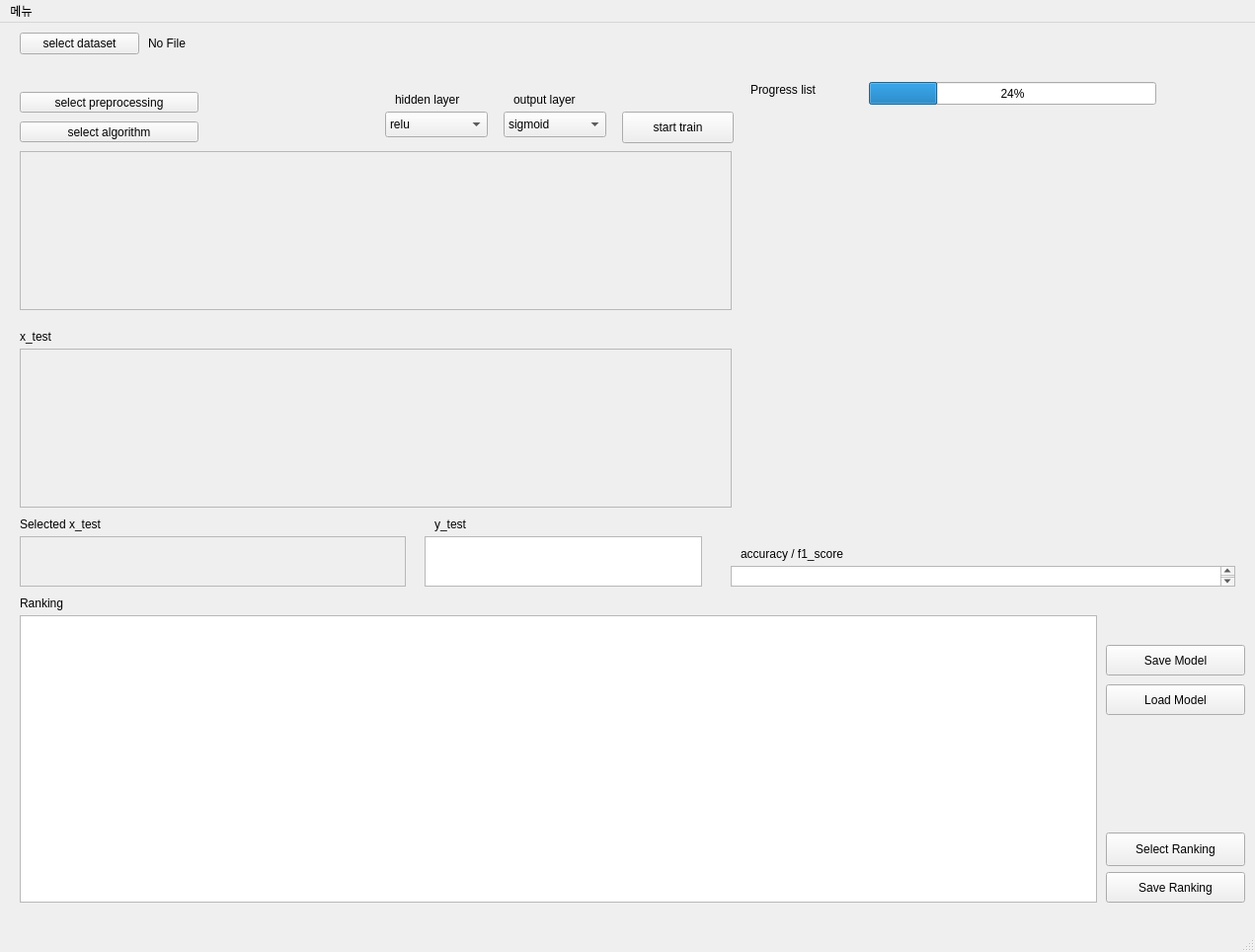
<?xml version="1.0" encoding="UTF-8"?>
<ui version="4.0">
 <class>MainWindow</class>
 <widget class="QMainWindow" name="MainWindow">
  <property name="geometry">
   <rect>
    <x>0</x>
    <y>0</y>
    <width>1271</width>
    <height>964</height>
   </rect>
  </property>
  <property name="windowTitle">
   <string>MainWindow</string>
  </property>
  <widget class="QWidget" name="centralwidget">
   <widget class="QTableWidget" name="RankingTable">
    <property name="geometry">
     <rect>
      <x>20</x>
      <y>600</y>
      <width>1091</width>
      <height>291</height>
     </rect>
    </property>
   </widget>
   <widget class="QLabel" name="label">
    <property name="geometry">
     <rect>
      <x>20</x>
      <y>580</y>
      <width>71</width>
      <height>16</height>
     </rect>
    </property>
    <property name="text">
     <string>Ranking</string>
    </property>
   </widget>
   <widget class="QToolButton" name="Database_select_button">
    <property name="geometry">
     <rect>
      <x>20</x>
      <y>10</y>
      <width>121</width>
      <height>22</height>
     </rect>
    </property>
    <property name="text">
     <string>select dataset</string>
    </property>
   </widget>
   <widget class="QToolButton" name="Preprocessing_select_button">
    <property name="geometry">
     <rect>
      <x>20</x>
      <y>70</y>
      <width>181</width>
      <height>21</height>
     </rect>
    </property>
    <property name="text">
     <string>select preprocessing</string>
    </property>
   </widget>
   <widget class="QToolButton" name="Algorithm_select_button">
    <property name="geometry">
     <rect>
      <x>20</x>
      <y>100</y>
      <width>181</width>
      <height>21</height>
     </rect>
    </property>
    <property name="text">
     <string>select algorithm</string>
    </property>
   </widget>
   <widget class="QLabel" name="dataset_path_label">
    <property name="geometry">
     <rect>
      <x>20</x>
      <y>36</y>
      <width>621</width>
      <height>20</height>
     </rect>
    </property>
    <property name="text">
     <string/>
    </property>
   </widget>
   <widget class="QPushButton" name="load_model_button">
    <property name="geometry">
     <rect>
      <x>1120</x>
      <y>670</y>
      <width>141</width>
      <height>31</height>
     </rect>
    </property>
    <property name="text">
     <string>Load Model</string>
    </property>
   </widget>
   <widget class="QLabel" name="dataset_filename_label">
    <property name="geometry">
     <rect>
      <x>150</x>
      <y>10</y>
      <width>111</width>
      <height>21</height>
     </rect>
    </property>
    <property name="text">
     <string>No File</string>
    </property>
   </widget>
   <widget class="QScrollArea" name="dataset_scrollarea">
    <property name="geometry">
     <rect>
      <x>20</x>
      <y>130</y>
      <width>721</width>
      <height>161</height>
     </rect>
    </property>
    <property name="widgetResizable">
     <bool>true</bool>
    </property>
    <widget class="QWidget" name="scrollAreaWidgetContents">
     <property name="geometry">
      <rect>
       <x>0</x>
       <y>0</y>
       <width>719</width>
       <height>159</height>
      </rect>
     </property>
    </widget>
   </widget>
   <widget class="QScrollArea" name="x_test_scrollarea">
    <property name="geometry">
     <rect>
      <x>20</x>
      <y>330</y>
      <width>721</width>
      <height>161</height>
     </rect>
    </property>
    <property name="widgetResizable">
     <bool>true</bool>
    </property>
    <widget class="QWidget" name="scrollAreaWidgetContents_2">
     <property name="geometry">
      <rect>
       <x>0</x>
       <y>0</y>
       <width>719</width>
       <height>159</height>
      </rect>
     </property>
    </widget>
   </widget>
   <widget class="QScrollArea" name="x_test_scrollarea_2">
    <property name="geometry">
     <rect>
      <x>20</x>
      <y>520</y>
      <width>391</width>
      <height>51</height>
     </rect>
    </property>
    <property name="widgetResizable">
     <bool>true</bool>
    </property>
    <widget class="QWidget" name="scrollAreaWidgetContents_3">
     <property name="geometry">
      <rect>
       <x>0</x>
       <y>0</y>
       <width>389</width>
       <height>49</height>
      </rect>
     </property>
    </widget>
   </widget>
   <widget class="QLabel" name="label_2">
    <property name="geometry">
     <rect>
      <x>20</x>
      <y>500</y>
      <width>101</width>
      <height>16</height>
     </rect>
    </property>
    <property name="text">
     <string>Selected x_test</string>
    </property>
   </widget>
   <widget class="QProgressBar" name="progressBar">
    <property name="geometry">
     <rect>
      <x>880</x>
      <y>60</y>
      <width>291</width>
      <height>23</height>
     </rect>
    </property>
    <property name="value">
     <number>24</number>
    </property>
   </widget>
   <widget class="QTextBrowser" name="accuracy_f1score">
    <property name="geometry">
     <rect>
      <x>740</x>
      <y>550</y>
      <width>511</width>
      <height>21</height>
     </rect>
    </property>
   </widget>
   <widget class="QLabel" name="label_5">
    <property name="geometry">
     <rect>
      <x>750</x>
      <y>530</y>
      <width>121</width>
      <height>16</height>
     </rect>
    </property>
    <property name="text">
     <string>accuracy / f1_score</string>
    </property>
   </widget>
   <widget class="QLabel" name="label_6">
    <property name="geometry">
     <rect>
      <x>440</x>
      <y>500</y>
      <width>60</width>
      <height>16</height>
     </rect>
    </property>
    <property name="text">
     <string>y_test</string>
    </property>
   </widget>
   <widget class="QTextBrowser" name="y_test_textBrowser">
    <property name="geometry">
     <rect>
      <x>430</x>
      <y>520</y>
      <width>281</width>
      <height>51</height>
     </rect>
    </property>
   </widget>
   <widget class="QPushButton" name="train_button">
    <property name="geometry">
     <rect>
      <x>630</x>
      <y>90</y>
      <width>113</width>
      <height>32</height>
     </rect>
    </property>
    <property name="text">
     <string>start train</string>
    </property>
   </widget>
   <widget class="QComboBox" name="hidden_layer_select">
    <property name="geometry">
     <rect>
      <x>390</x>
      <y>90</y>
      <width>104</width>
      <height>26</height>
     </rect>
    </property>
    <item>
     <property name="text">
      <string>relu</string>
     </property>
    </item>
    <item>
     <property name="text">
      <string>sigmoid</string>
     </property>
    </item>
   </widget>
   <widget class="QComboBox" name="output_layer_select">
    <property name="geometry">
     <rect>
      <x>510</x>
      <y>90</y>
      <width>104</width>
      <height>26</height>
     </rect>
    </property>
    <item>
     <property name="text">
      <string>sigmoid</string>
     </property>
    </item>
    <item>
     <property name="text">
      <string>softmax</string>
     </property>
    </item>
    <item>
     <property name="text">
      <string>linear</string>
     </property>
    </item>
   </widget>
   <widget class="QLabel" name="label_3">
    <property name="geometry">
     <rect>
      <x>20</x>
      <y>310</y>
      <width>101</width>
      <height>16</height>
     </rect>
    </property>
    <property name="text">
     <string>x_test</string>
    </property>
   </widget>
   <widget class="QLabel" name="selected_preprocessing_label">
    <property name="geometry">
     <rect>
      <x>210</x>
      <y>70</y>
      <width>171</width>
      <height>16</height>
     </rect>
    </property>
    <property name="text">
     <string/>
    </property>
   </widget>
   <widget class="QLabel" name="label_4">
    <property name="geometry">
     <rect>
      <x>400</x>
      <y>70</y>
      <width>81</width>
      <height>16</height>
     </rect>
    </property>
    <property name="text">
     <string>hidden layer</string>
    </property>
   </widget>
   <widget class="QLabel" name="label_7">
    <property name="geometry">
     <rect>
      <x>520</x>
      <y>70</y>
      <width>81</width>
      <height>16</height>
     </rect>
    </property>
    <property name="text">
     <string>output layer</string>
    </property>
   </widget>
   <widget class="QLabel" name="label_8">
    <property name="geometry">
     <rect>
      <x>760</x>
      <y>60</y>
      <width>111</width>
      <height>16</height>
     </rect>
    </property>
    <property name="text">
     <string>Progress list</string>
    </property>
   </widget>
   <widget class="QWidget" name="loss_accuracy" native="true">
    <property name="geometry">
     <rect>
      <x>760</x>
      <y>90</y>
      <width>511</width>
      <height>431</height>
     </rect>
    </property>
   </widget>
   <widget class="QLabel" name="selected_algorithm_label">
    <property name="geometry">
     <rect>
      <x>210</x>
      <y>100</y>
      <width>151</width>
      <height>16</height>
     </rect>
    </property>
    <property name="text">
     <string/>
    </property>
   </widget>
   <widget class="QPushButton" name="save_ranking_button">
    <property name="geometry">
     <rect>
      <x>1120</x>
      <y>860</y>
      <width>141</width>
      <height>31</height>
     </rect>
    </property>
    <property name="text">
     <string>Save Ranking</string>
    </property>
   </widget>
   <widget class="QPushButton" name="select_ranking_button">
    <property name="geometry">
     <rect>
      <x>1120</x>
      <y>820</y>
      <width>141</width>
      <height>34</height>
     </rect>
    </property>
    <property name="text">
     <string>Select Ranking</string>
    </property>
   </widget>
   <widget class="QPushButton" name="save_model_button">
    <property name="geometry">
     <rect>
      <x>1120</x>
      <y>630</y>
      <width>141</width>
      <height>31</height>
     </rect>
    </property>
    <property name="text">
     <string>Save Model</string>
    </property>
   </widget>
  </widget>
  <widget class="QStatusBar" name="statusbar"/>
  <widget class="QMenuBar" name="menuBar">
   <property name="geometry">
    <rect>
     <x>0</x>
     <y>0</y>
     <width>1271</width>
     <height>31</height>
    </rect>
   </property>
   <widget class="QMenu" name="menu">
    <property name="title">
     <string>메뉴</string>
    </property>
    <addaction name="actiontest_menu"/>
   </widget>
   <addaction name="menu"/>
  </widget>
  <action name="actiontest_menu">
   <property name="text">
    <string>test menu</string>
   </property>
  </action>
 </widget>
 <resources/>
 <connections/>
</ui>
